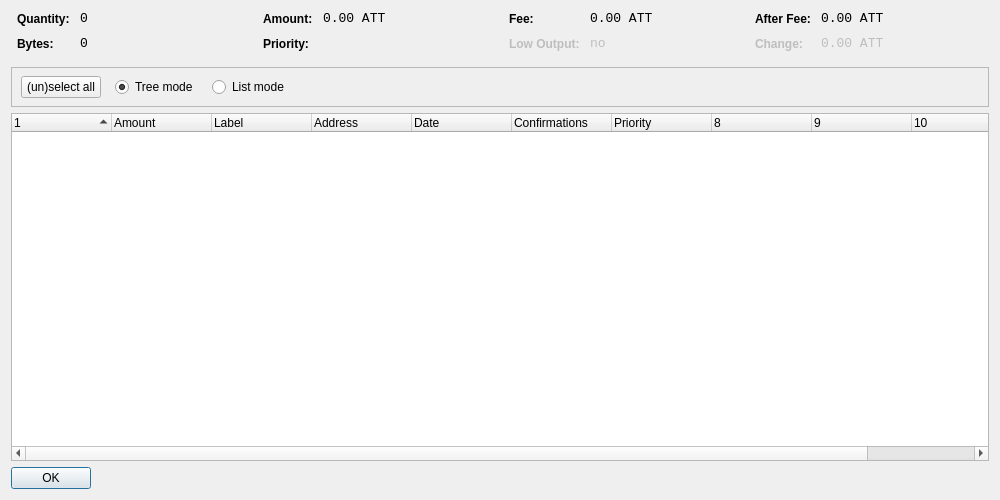
<?xml version="1.0" encoding="UTF-8"?>
<ui version="4.0">
 <class>CoinControlDialog</class>
 <widget class="QDialog" name="CoinControlDialog">
  <property name="geometry">
   <rect>
    <x>0</x>
    <y>0</y>
    <width>1000</width>
    <height>500</height>
   </rect>
  </property>
  <property name="windowTitle">
   <string>Coin Control</string>
  </property>
  <layout class="QVBoxLayout" name="verticalLayout">
   <item>
    <layout class="QHBoxLayout" name="horizontalLayoutTop" stretch="0,0,0,0">
     <property name="topMargin">
      <number>0</number>
     </property>
     <property name="bottomMargin">
      <number>10</number>
     </property>
     <item>
      <layout class="QFormLayout" name="formLayoutCoinControl1">
       <property name="horizontalSpacing">
        <number>10</number>
       </property>
       <property name="verticalSpacing">
        <number>10</number>
       </property>
       <property name="leftMargin">
        <number>6</number>
       </property>
       <property name="rightMargin">
        <number>6</number>
       </property>
       <item row="0" column="0">
        <widget class="QLabel" name="labelCoinControlQuantityText">
         <property name="styleSheet">
          <string notr="true">font-weight:bold;</string>
         </property>
         <property name="text">
          <string>Quantity:</string>
         </property>
        </widget>
       </item>
       <item row="0" column="1">
        <widget class="QLabel" name="labelCoinControlQuantity">
         <property name="font">
          <font>
           <family>Monospace</family>
           <pointsize>10</pointsize>
          </font>
         </property>
         <property name="cursor">
          <cursorShape>IBeamCursor</cursorShape>
         </property>
         <property name="contextMenuPolicy">
          <enum>Qt::ActionsContextMenu</enum>
         </property>
         <property name="text">
          <string notr="true">0</string>
         </property>
         <property name="textInteractionFlags">
          <set>Qt::LinksAccessibleByMouse|Qt::TextSelectableByKeyboard|Qt::TextSelectableByMouse</set>
         </property>
        </widget>
       </item>
       <item row="1" column="0">
        <widget class="QLabel" name="labelCoinControlBytesText">
         <property name="styleSheet">
          <string notr="true">font-weight:bold;</string>
         </property>
         <property name="text">
          <string>Bytes:</string>
         </property>
        </widget>
       </item>
       <item row="1" column="1">
        <widget class="QLabel" name="labelCoinControlBytes">
         <property name="font">
          <font>
           <family>Monospace</family>
           <pointsize>10</pointsize>
          </font>
         </property>
         <property name="cursor">
          <cursorShape>IBeamCursor</cursorShape>
         </property>
         <property name="contextMenuPolicy">
          <enum>Qt::ActionsContextMenu</enum>
         </property>
         <property name="text">
          <string notr="true">0</string>
         </property>
         <property name="textInteractionFlags">
          <set>Qt::LinksAccessibleByMouse|Qt::TextSelectableByKeyboard|Qt::TextSelectableByMouse</set>
         </property>
        </widget>
       </item>
      </layout>
     </item>
     <item>
      <layout class="QFormLayout" name="formLayoutCoinControl2">
       <property name="horizontalSpacing">
        <number>10</number>
       </property>
       <property name="verticalSpacing">
        <number>10</number>
       </property>
       <property name="leftMargin">
        <number>6</number>
       </property>
       <property name="rightMargin">
        <number>6</number>
       </property>
       <item row="0" column="0">
        <widget class="QLabel" name="labelCoinControlAmountText">
         <property name="styleSheet">
          <string notr="true">font-weight:bold;</string>
         </property>
         <property name="text">
          <string>Amount:</string>
         </property>
        </widget>
       </item>
       <item row="0" column="1">
        <widget class="QLabel" name="labelCoinControlAmount">
         <property name="font">
          <font>
           <family>Monospace</family>
           <pointsize>10</pointsize>
          </font>
         </property>
         <property name="cursor">
          <cursorShape>IBeamCursor</cursorShape>
         </property>
         <property name="contextMenuPolicy">
          <enum>Qt::ActionsContextMenu</enum>
         </property>
         <property name="text">
          <string notr="true">0.00 ATT</string>
         </property>
         <property name="textInteractionFlags">
          <set>Qt::LinksAccessibleByMouse|Qt::TextSelectableByKeyboard|Qt::TextSelectableByMouse</set>
         </property>
        </widget>
       </item>
       <item row="1" column="0">
        <widget class="QLabel" name="labelCoinControlPriorityText">
         <property name="styleSheet">
          <string notr="true">font-weight:bold;</string>
         </property>
         <property name="text">
          <string>Priority:</string>
         </property>
        </widget>
       </item>
       <item row="1" column="1">
        <widget class="QLabel" name="labelCoinControlPriority">
         <property name="font">
          <font>
           <family>Monospace</family>
           <pointsize>10</pointsize>
          </font>
         </property>
         <property name="cursor">
          <cursorShape>IBeamCursor</cursorShape>
         </property>
         <property name="contextMenuPolicy">
          <enum>Qt::ActionsContextMenu</enum>
         </property>
         <property name="text">
          <string/>
         </property>
         <property name="textInteractionFlags">
          <set>Qt::LinksAccessibleByMouse|Qt::TextSelectableByKeyboard|Qt::TextSelectableByMouse</set>
         </property>
        </widget>
       </item>
      </layout>
     </item>
     <item>
      <layout class="QFormLayout" name="formLayoutCoinControl3">
       <property name="horizontalSpacing">
        <number>10</number>
       </property>
       <property name="verticalSpacing">
        <number>10</number>
       </property>
       <property name="leftMargin">
        <number>6</number>
       </property>
       <property name="rightMargin">
        <number>6</number>
       </property>
       <item row="0" column="0">
        <widget class="QLabel" name="labelCoinControlFeeText">
         <property name="styleSheet">
          <string notr="true">font-weight:bold;</string>
         </property>
         <property name="text">
          <string>Fee:</string>
         </property>
        </widget>
       </item>
       <item row="0" column="1">
        <widget class="QLabel" name="labelCoinControlFee">
         <property name="font">
          <font>
           <family>Monospace</family>
           <pointsize>10</pointsize>
          </font>
         </property>
         <property name="cursor">
          <cursorShape>IBeamCursor</cursorShape>
         </property>
         <property name="contextMenuPolicy">
          <enum>Qt::ActionsContextMenu</enum>
         </property>
         <property name="text">
          <string notr="true">0.00 ATT</string>
         </property>
         <property name="textInteractionFlags">
          <set>Qt::LinksAccessibleByMouse|Qt::TextSelectableByKeyboard|Qt::TextSelectableByMouse</set>
         </property>
        </widget>
       </item>
       <item row="1" column="0">
        <widget class="QLabel" name="labelCoinControlLowOutputText">
         <property name="enabled">
          <bool>false</bool>
         </property>
         <property name="styleSheet">
          <string notr="true">font-weight:bold;</string>
         </property>
         <property name="text">
          <string>Low Output:</string>
         </property>
        </widget>
       </item>
       <item row="1" column="1">
        <widget class="QLabel" name="labelCoinControlLowOutput">
         <property name="enabled">
          <bool>false</bool>
         </property>
         <property name="font">
          <font>
           <family>Monospace</family>
           <pointsize>10</pointsize>
          </font>
         </property>
         <property name="cursor">
          <cursorShape>IBeamCursor</cursorShape>
         </property>
         <property name="contextMenuPolicy">
          <enum>Qt::ActionsContextMenu</enum>
         </property>
         <property name="text">
          <string notr="true">no</string>
         </property>
         <property name="textInteractionFlags">
          <set>Qt::LinksAccessibleByMouse|Qt::TextSelectableByKeyboard|Qt::TextSelectableByMouse</set>
         </property>
        </widget>
       </item>
      </layout>
     </item>
     <item>
      <layout class="QFormLayout" name="formLayoutCoinControl4">
       <property name="horizontalSpacing">
        <number>10</number>
       </property>
       <property name="verticalSpacing">
        <number>10</number>
       </property>
       <property name="leftMargin">
        <number>6</number>
       </property>
       <property name="rightMargin">
        <number>6</number>
       </property>
       <item row="0" column="0">
        <widget class="QLabel" name="labelCoinControlAfterFeeText">
         <property name="styleSheet">
          <string notr="true">font-weight:bold;</string>
         </property>
         <property name="text">
          <string>After Fee:</string>
         </property>
        </widget>
       </item>
       <item row="0" column="1">
        <widget class="QLabel" name="labelCoinControlAfterFee">
         <property name="font">
          <font>
           <family>Monospace</family>
           <pointsize>10</pointsize>
          </font>
         </property>
         <property name="cursor">
          <cursorShape>IBeamCursor</cursorShape>
         </property>
         <property name="contextMenuPolicy">
          <enum>Qt::ActionsContextMenu</enum>
         </property>
         <property name="text">
          <string notr="true">0.00 ATT</string>
         </property>
         <property name="textInteractionFlags">
          <set>Qt::LinksAccessibleByMouse|Qt::TextSelectableByKeyboard|Qt::TextSelectableByMouse</set>
         </property>
        </widget>
       </item>
       <item row="1" column="0">
        <widget class="QLabel" name="labelCoinControlChangeText">
         <property name="enabled">
          <bool>false</bool>
         </property>
         <property name="styleSheet">
          <string notr="true">font-weight:bold;</string>
         </property>
         <property name="text">
          <string>Change:</string>
         </property>
        </widget>
       </item>
       <item row="1" column="1">
        <widget class="QLabel" name="labelCoinControlChange">
         <property name="enabled">
          <bool>false</bool>
         </property>
         <property name="font">
          <font>
           <family>Monospace</family>
           <pointsize>10</pointsize>
          </font>
         </property>
         <property name="cursor">
          <cursorShape>IBeamCursor</cursorShape>
         </property>
         <property name="contextMenuPolicy">
          <enum>Qt::ActionsContextMenu</enum>
         </property>
         <property name="text">
          <string notr="true">0.00 ATT</string>
         </property>
         <property name="textInteractionFlags">
          <set>Qt::LinksAccessibleByMouse|Qt::TextSelectableByKeyboard|Qt::TextSelectableByMouse</set>
         </property>
        </widget>
       </item>
      </layout>
     </item>
    </layout>
   </item>
   <item>
    <widget class="QFrame" name="frame">
     <property name="minimumSize">
      <size>
       <width>0</width>
       <height>40</height>
      </size>
     </property>
     <property name="frameShape">
      <enum>QFrame::StyledPanel</enum>
     </property>
     <property name="frameShadow">
      <enum>QFrame::Sunken</enum>
     </property>
     <widget class="QWidget" name="horizontalLayoutWidget">
      <property name="geometry">
       <rect>
        <x>10</x>
        <y>0</y>
        <width>781</width>
        <height>41</height>
       </rect>
      </property>
      <layout class="QHBoxLayout" name="horizontalLayoutPanel" stretch="0,0,0,0,0">
       <property name="spacing">
        <number>14</number>
       </property>
       <item>
        <widget class="QPushButton" name="pushButtonSelectAll">
         <property name="sizePolicy">
          <sizepolicy hsizetype="Maximum" vsizetype="Fixed">
           <horstretch>0</horstretch>
           <verstretch>0</verstretch>
          </sizepolicy>
         </property>
         <property name="text">
          <string>(un)select all</string>
         </property>
        </widget>
       </item>
       <item>
        <widget class="QRadioButton" name="radioTreeMode">
         <property name="sizePolicy">
          <sizepolicy hsizetype="Maximum" vsizetype="Fixed">
           <horstretch>0</horstretch>
           <verstretch>0</verstretch>
          </sizepolicy>
         </property>
         <property name="text">
          <string>Tree mode</string>
         </property>
         <property name="checked">
          <bool>true</bool>
         </property>
        </widget>
       </item>
       <item>
        <widget class="QRadioButton" name="radioListMode">
         <property name="sizePolicy">
          <sizepolicy hsizetype="Maximum" vsizetype="Fixed">
           <horstretch>0</horstretch>
           <verstretch>0</verstretch>
          </sizepolicy>
         </property>
         <property name="text">
          <string>List mode</string>
         </property>
        </widget>
       </item>
       <item>
        <spacer name="horizontalSpacer">
         <property name="orientation">
          <enum>Qt::Horizontal</enum>
         </property>
         <property name="sizeHint" stdset="0">
          <size>
           <width>40</width>
           <height>20</height>
          </size>
         </property>
        </spacer>
       </item>
      </layout>
     </widget>
    </widget>
   </item>
   <item>
    <widget class="CoinControlTreeWidget" name="treeWidget">
     <property name="contextMenuPolicy">
      <enum>Qt::CustomContextMenu</enum>
     </property>
     <property name="sortingEnabled">
      <bool>false</bool>
     </property>
     <property name="columnCount">
      <number>11</number>
     </property>
     <attribute name="headerShowSortIndicator" stdset="0">
      <bool>true</bool>
     </attribute>
     <attribute name="headerStretchLastSection">
      <bool>false</bool>
     </attribute>
     <column>
      <property name="text">
       <string/>
      </property>
     </column>
     <column>
      <property name="text">
       <string>Amount</string>
      </property>
     </column>
     <column>
      <property name="text">
       <string>Label</string>
      </property>
     </column>
     <column>
      <property name="text">
       <string>Address</string>
      </property>
     </column>
     <column>
      <property name="text">
       <string>Date</string>
      </property>
     </column>
     <column>
      <property name="text">
       <string>Confirmations</string>
      </property>
      <property name="toolTip">
       <string>Confirmed</string>
      </property>
     </column>
     <column>
      <property name="text">
       <string>Priority</string>
      </property>
     </column>
     <column>
      <property name="text">
       <string/>
      </property>
     </column>
     <column>
      <property name="text">
       <string/>
      </property>
     </column>
     <column>
      <property name="text">
       <string/>
      </property>
     </column>
     <column>
      <property name="text">
       <string/>
      </property>
     </column>
    </widget>
   </item>
   <item>
    <widget class="QDialogButtonBox" name="buttonBox">
     <property name="sizePolicy">
      <sizepolicy hsizetype="Maximum" vsizetype="Fixed">
       <horstretch>0</horstretch>
       <verstretch>0</verstretch>
      </sizepolicy>
     </property>
     <property name="orientation">
      <enum>Qt::Horizontal</enum>
     </property>
     <property name="standardButtons">
      <set>QDialogButtonBox::Ok</set>
     </property>
    </widget>
   </item>
  </layout>
 </widget>
 <customwidgets>
  <customwidget>
   <class>CoinControlTreeWidget</class>
   <extends>QTreeWidget</extends>
   <header>coincontroltreewidget.h</header>
  </customwidget>
 </customwidgets>
 <resources/>
 <connections/>
</ui>
